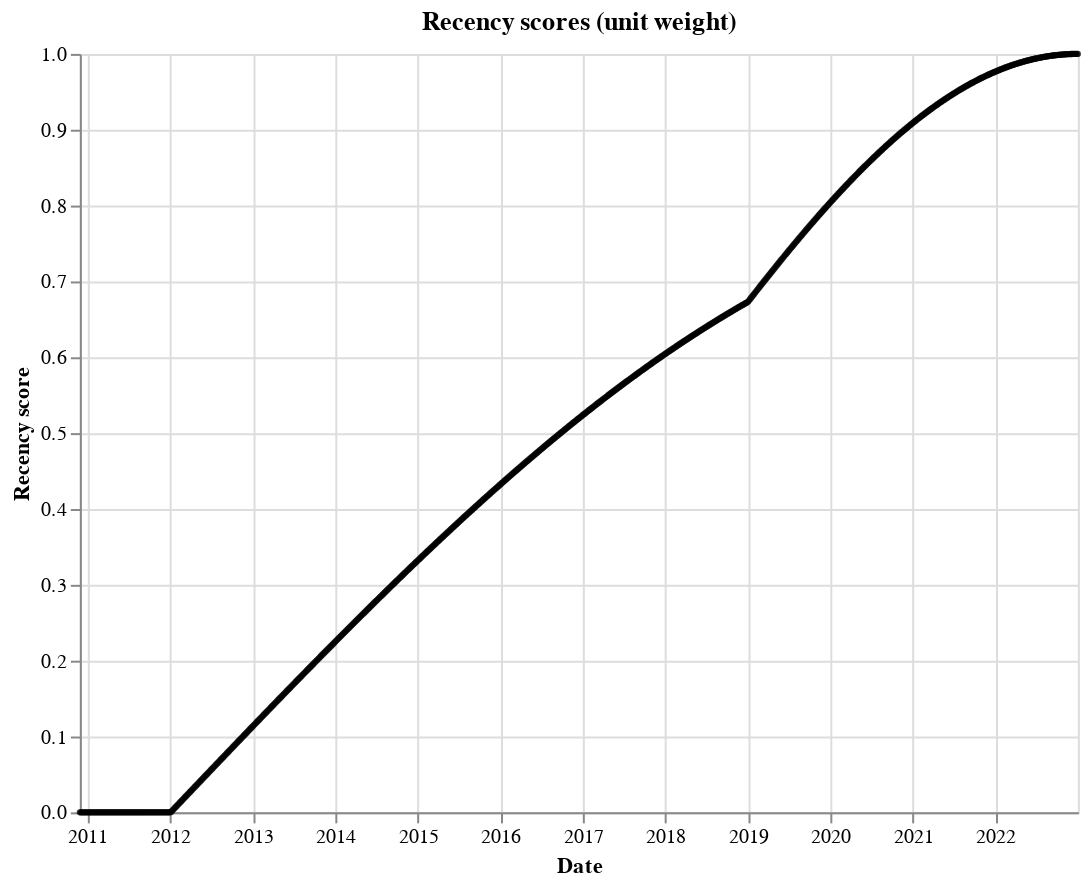

Notebook source saved alongside this figure:
### Markdown cell above
## Understanding recency

### Code cell
recency_plotter = RecencyPlotter(recency_space, context_data=EXECUTOR_DATA)
recency_plotter.plot_recency_curve()

### Figure 1 — Vega-Lite specification as saved in the notebook (floating-point values rounded to 4 significant figures; data arrays with more than 128 entries replaced by an {"elided": "..."} marker saying what was removed)
{"$schema": "https://vega.github.io/schema/vega-lite/v5.16.3.json", "config": {"view": {"continuousHeight": 300, "continuousWidth": 300}}, "data": {"name": "data-7d7fa2ff9e001f613eae227979ef029a"}, "datasets": {"data-7d7fa2ff9e001f613eae227979ef029a": {"elided": "1000 records"}}, "encoding": {"tooltip": [{"field": "date", "type": "temporal"}], "x": {"field": "date", "title": "Date", "type": "temporal"}, "y": {"field": "score", "title": "Recency score", "type": "quantitative"}}, "height": 380, "mark": {"color": "black", "filled": true, "size": 10, "type": "point"}, "title": "Recency scores (unit weight)", "width": 500}
